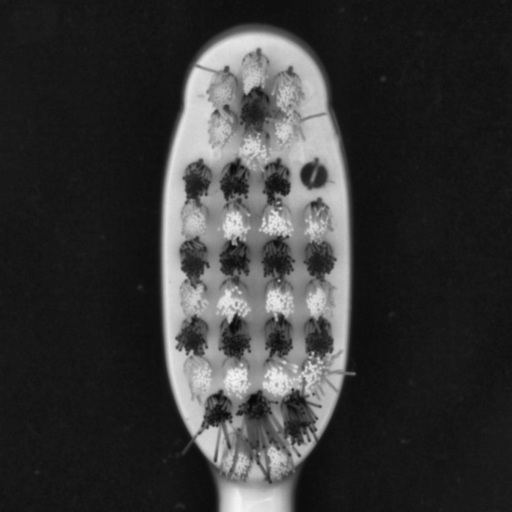
#> input picture split_dataset/train/defective/002.png, 1024 x 1024 px (shown at 1/2 size); its folder holds only this picture in this run
$ python main.py
#> lines starting #> are read from the running program, lines starting #| are printed output that depends on the picture; after the words box and inside, x2 and y2 are one past the last pixel; in counts of white or black regions, pixels touching at a corner belong together
### check_for_holes.py
import os
import cv2
import numpy as np


import cv2
import numpy as np


def check_for_holes(path):

#> called with path = 'split_dataset/train/defective/002.png'
    img = cv2.imread(path)
#> img is the input picture: shape (1024, 1024, 3); min 7, max 244, mean 55
    if img is None:
        return False, None, None

    gray = cv2.cvtColor(img, cv2.COLOR_BGR2GRAY)

    # ---------- 1. wykrycie główki szczoteczki ----------
    blur = cv2.GaussianBlur(gray,(21,21),0)

    _, head = cv2.threshold(blur,0,255,cv2.THRESH_BINARY+cv2.THRESH_OTSU)
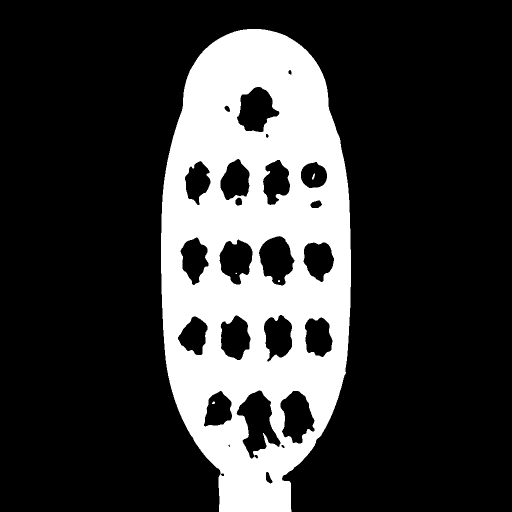
#> head: shape (1024, 1024) (shown at 1/2 size); 22.4% white; 5 white regions (2 under 20 px), largest, box (x1, y1, x2, y2) and area: (322, 58, 702, 1024) 234733, (624, 347, 630, 359) 40, (424, 803, 430, 808) 24

    kernel = cv2.getStructuringElement(cv2.MORPH_ELLIPSE,(31,31))
    head = cv2.morphologyEx(head,cv2.MORPH_CLOSE,kernel)
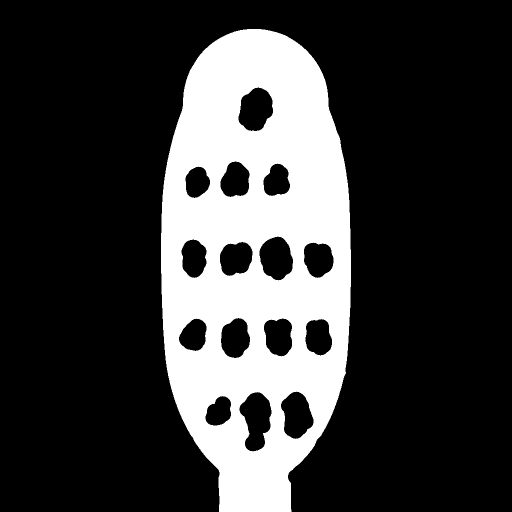
#> head: shape (1024, 1024) (shown at 1/2 size); 23.3% white; 1 white region

    contours,_ = cv2.findContours(head,cv2.RETR_EXTERNAL,cv2.CHAIN_APPROX_SIMPLE)
#> contours = 1 contour; box (x1, y1, x2, y2) and area: (322, 58, 702, 1024) 294183

    if len(contours) == 0:
        return False, head, img

    head_contour = max(contours, key=cv2.contourArea)
#> head_contour = contour of 709 points, box (x1, y1, x2, y2) (322, 58, 702, 1024), area 294183

    mask_head = np.zeros_like(gray)
    cv2.drawContours(mask_head,[head_contour],-1,255,-1)
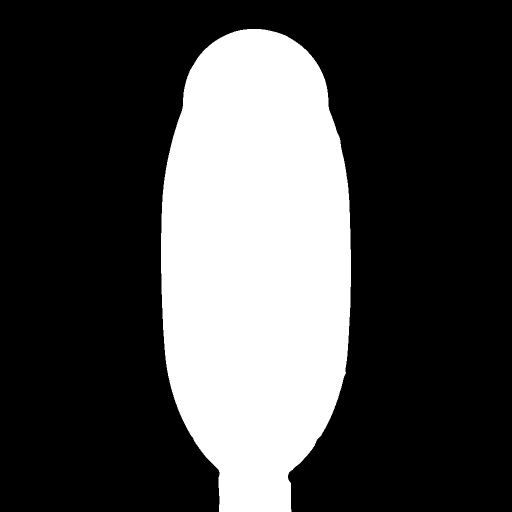
#> mask_head: shape (1024, 1024) (shown at 1/2 size); 28.2% white; 1 white region, box (x1, y1, x2, y2) and area: (322, 58, 702, 1024) 295283

    # ograniczamy analizę tylko do główki
    roi = cv2.bitwise_and(gray,gray,mask=mask_head)
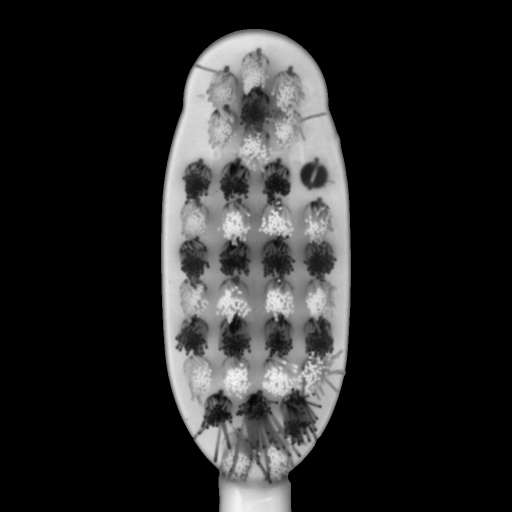
#> roi: shape (1024, 1024) (shown at 1/2 size); min 0, max 244, mean 39.5

    # ---------- 2. znajdowanie centrów pęczków ----------
    blur = cv2.GaussianBlur(roi,(11,11),0)

    kernel = cv2.getStructuringElement(cv2.MORPH_ELLIPSE,(21,21))
    local_max = cv2.dilate(blur,kernel)
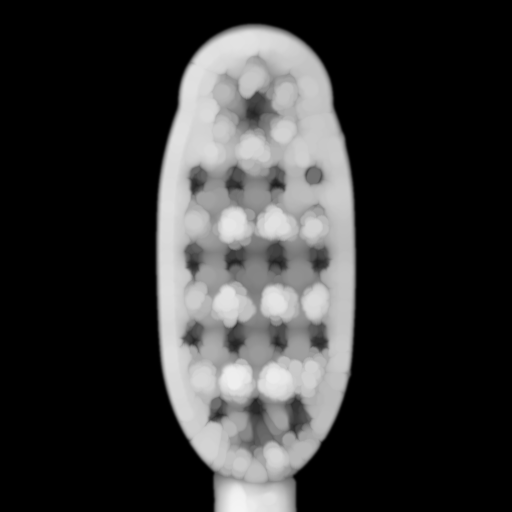
#> local_max: shape (1024, 1024) (shown at 1/2 size); min 0, max 244, mean 51.9

    peaks = (blur == local_max) & (blur > 120)
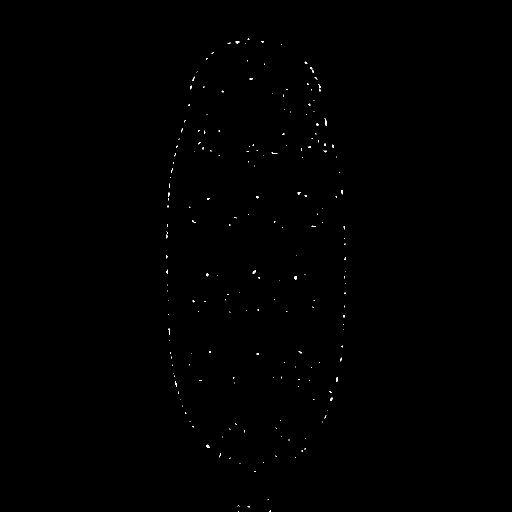
#> peaks: shape (1024, 1024) bool (shown at 1/2 size); 0.14% white in thin lines or dots, all inside (x1, y1, x2, y2) = (333, 77, 691, 1024)
    peaks = peaks.astype(np.uint8)*255

    peaks = cv2.morphologyEx(
        peaks,
        cv2.MORPH_OPEN,
        cv2.getStructuringElement(cv2.MORPH_ELLIPSE,(7,7))
    )
#> peaks: shape (1024, 1024); every value is 0

    contours,_ = cv2.findContours(peaks,cv2.RETR_EXTERNAL,cv2.CHAIN_APPROX_SIMPLE)
#> contours = []

    centers = []
    for c in contours:

        area = cv2.contourArea(c)
        if area < 50 or area > 2000:
            continue

        M = cv2.moments(c)
        if M["m00"] == 0:
            continue

        cx = int(M["m10"]/M["m00"])
        cy = int(M["m01"]/M["m00"])

        centers.append((cx,cy))
#> this loop made 0 passes
#> after the loop, centers = []

    # ---------- 3. sprawdzanie dziur ----------
    debug = img.copy()
    mask = peaks.copy()

    holes = 0

    for (x,y) in centers:

        r = 12
        patch = gray[y-r:y+r, x-r:x+r]

        if patch.size == 0:
            continue

        mean_val = np.mean(patch)

        if mean_val < 120:
            holes += 1
            cv2.circle(debug,(x,y),18,(0,0,255),2)
        else:
            cv2.circle(debug,(x,y),18,(0,255,0),1)
#> after the loop, holes = 0

    defect = holes > 0
#> defect = False

    return defect, mask, debug


# [29 lines left out: function main, not called in this run]


# [2 lines that do not run on import are left out]

### main.py
import cv2
import numpy as np
import os
from check_for_holes import check_for_holes
#from scripts.avs_detector import show_hole_detection

def main():
    '''
    Bierzemy zbiory walidacyjne

    iterujemy po zdjęciach
        1. Czy są włoski
        2. Czy są dziury
        3. Czy są obiekty dziwne

    pokazujemy każde zdjęcie z napisem czy jest OK czy NOT OK (ewentualnie błędy)

    liczymy confusion matrix i wskaźnik F1

    '''


    # for root, _, files in os.walk('split_dataset/val'):
    for root, _, files in os.walk('split_dataset/train/defective'):

        for f in files:

            if not f.lower().endswith('.png'):
                continue
            in_path = os.path.join(root, f)

            #show_hole_detection(in_path)

            defect = False

            defect, mask, debug = check_for_holes(in_path)
#> defect = False

            img = cv2.imread(in_path, cv2.IMREAD_GRAYSCALE)

            if img is None:
                continue

            text = "DEFECT" if defect else "OK"
#> text = 'OK'

            cv2.putText(img, text,(20,40),
                        cv2.FONT_HERSHEY_SIMPLEX,1,
                        (0,0,255) if defect else (0,255,0),2)
#> img: shape (1024, 1024)

            scale = 800 / img.shape[1]
#> scale = 0.781
            img = cv2.resize(img,None,fx=scale,fy=scale)
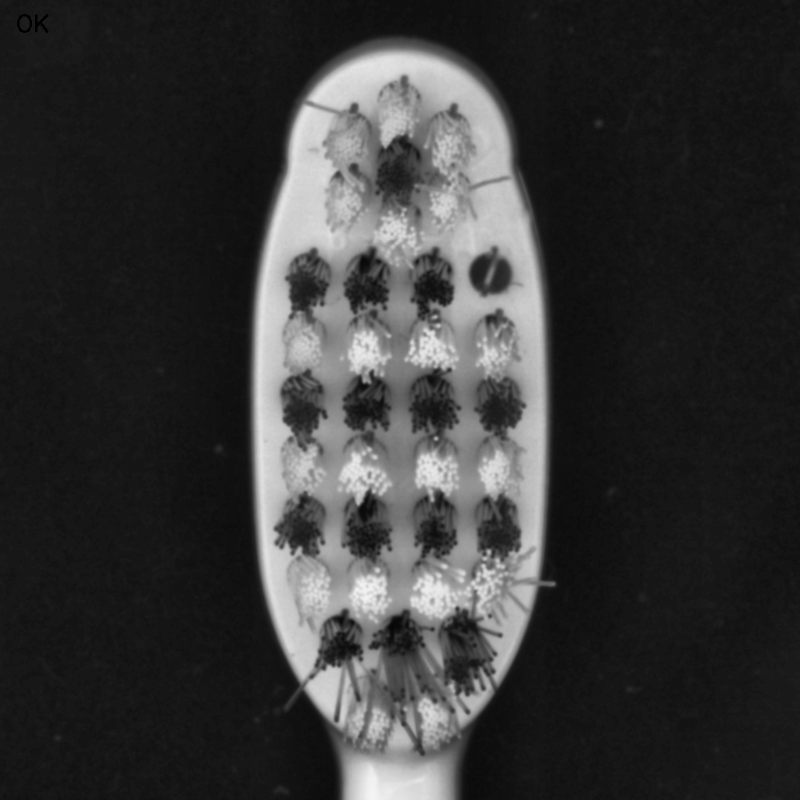
#> img: shape (800, 800); min 0, max 244, mean 55
            mask = cv2.resize(mask,None,fx=scale,fy=scale)
#> mask: shape (800, 800); every value is 0
            debug = cv2.resize(debug,None,fx=scale,fy=scale)

            cv2.imshow("result", img)
            cv2.imshow("mask", mask)
            cv2.imshow("debug contours", debug)

            if cv2.waitKey(0) == 27:
#> (key Esc is pressed here)
                break

            cv2.destroyAllWindows()


if __name__ == '__main__':
    main()

$ run again, on split_dataset/train/defective/012.png
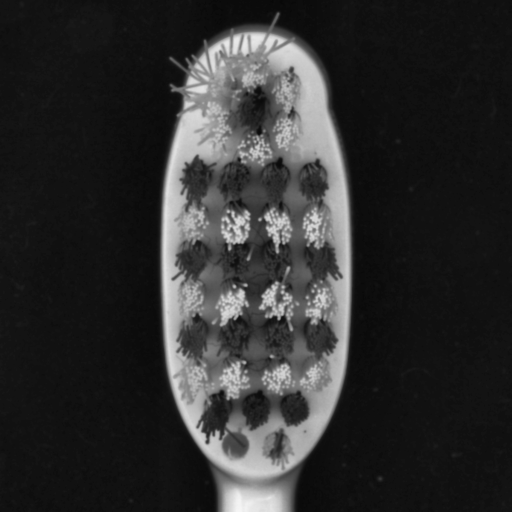
#> input picture split_dataset/train/defective/012.png, 1024 x 1024 px (shown at 1/2 size)
#> in check_for_holes, img is the input picture: shape (1024, 1024, 3); min 8, max 245, mean 46.6
#> in check_for_holes, `head = cv2.morphologyEx(head,cv2.MORPH_CLOSE,kernel)`:
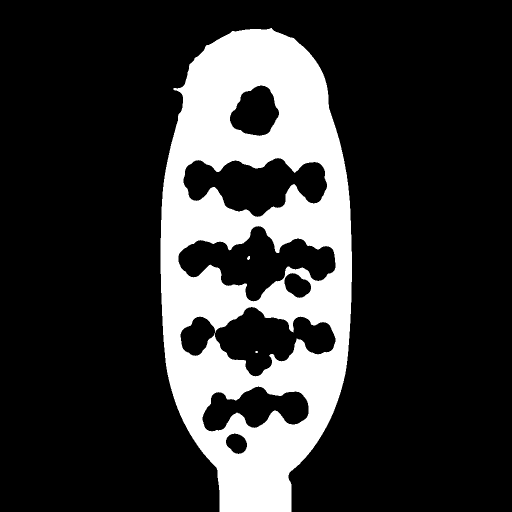
#> head: shape (1024, 1024) (shown at 1/2 size); 20.1% white; 3 white regions (1 under 20 px)
#> in check_for_holes, `contours,_ = cv2.findContours(head,cv2.RETR_EXTERNAL,cv2.CHAIN_APPROX_..`: contours = 1 contour; box (x1, y1, x2, y2) and area: (321, 56, 704, 1024) 296087
#> head_contour = contour of 713 points, box (x1, y1, x2, y2) (321, 56, 704, 1024), area 296087
#> mask_head: shape (1024, 1024); 28.3% white; 1 white region, box (x1, y1, x2, y2) and area: (321, 56, 704, 1024) 297203
#> in check_for_holes, `contours,_ = cv2.findContours(peaks,cv2.RETR_EXTERNAL,cv2.CHAIN_APPROX..`: contours = []
#> after the loop in check_for_holes, `for (x,y) in centers:`: holes = 0
#> in check_for_holes, `defect = holes > 0`: defect = False
#> text = 'OK'
#> in main, `img = cv2.resize(img,None,fx=scale,fy=scale)`:
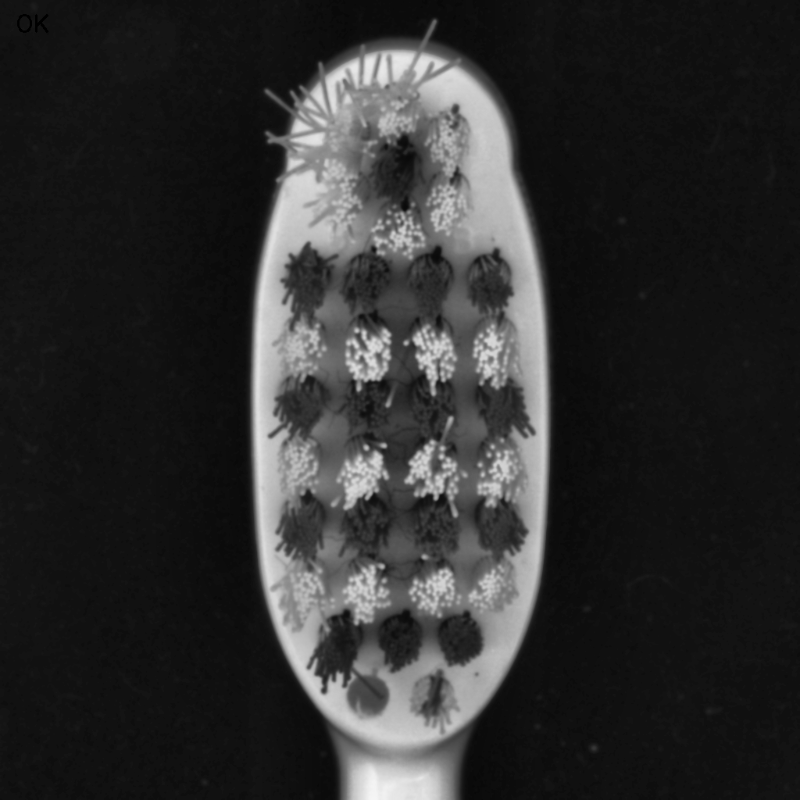
#> img: shape (800, 800); min 0, max 245, mean 46.5
#> mask: shape (800, 800); every value is 0

$ run again, on split_dataset/train/defective/013.png
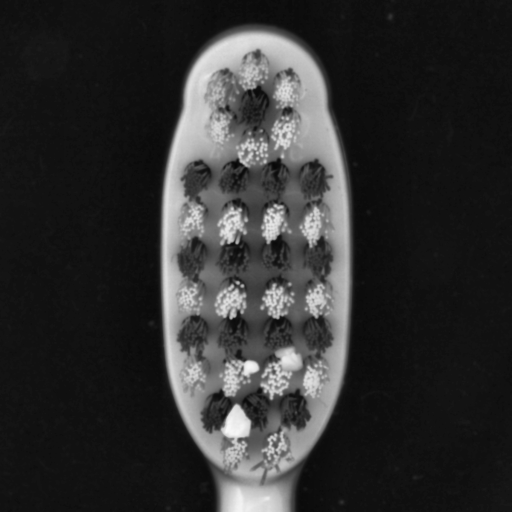
#> input picture split_dataset/train/defective/013.png, 1024 x 1024 px (shown at 1/2 size)
#> in check_for_holes, img is the input picture: shape (1024, 1024, 3); min 6, max 249, mean 47.7
#> in check_for_holes, `head = cv2.morphologyEx(head,cv2.MORPH_CLOSE,kernel)`:
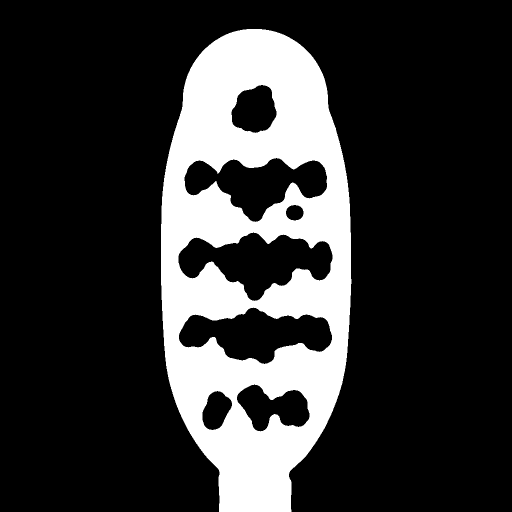
#> head: shape (1024, 1024) (shown at 1/2 size); 20.4% white; 1 white region
#> in check_for_holes, `contours,_ = cv2.findContours(head,cv2.RETR_EXTERNAL,cv2.CHAIN_APPROX_..`: contours = 1 contour; box (x1, y1, x2, y2) and area: (322, 58, 703, 1024) 294252
#> head_contour = contour of 710 points, box (x1, y1, x2, y2) (322, 58, 703, 1024), area 294252
#> mask_head: shape (1024, 1024); 28.2% white; 1 white region, box (x1, y1, x2, y2) and area: (322, 58, 703, 1024) 295351
#> in check_for_holes, `contours,_ = cv2.findContours(peaks,cv2.RETR_EXTERNAL,cv2.CHAIN_APPROX..`: contours = []
#> after the loop in check_for_holes, `for (x,y) in centers:`: holes = 0
#> in check_for_holes, `defect = holes > 0`: defect = False
#> text = 'OK'
#> in main, `img = cv2.resize(img,None,fx=scale,fy=scale)`:
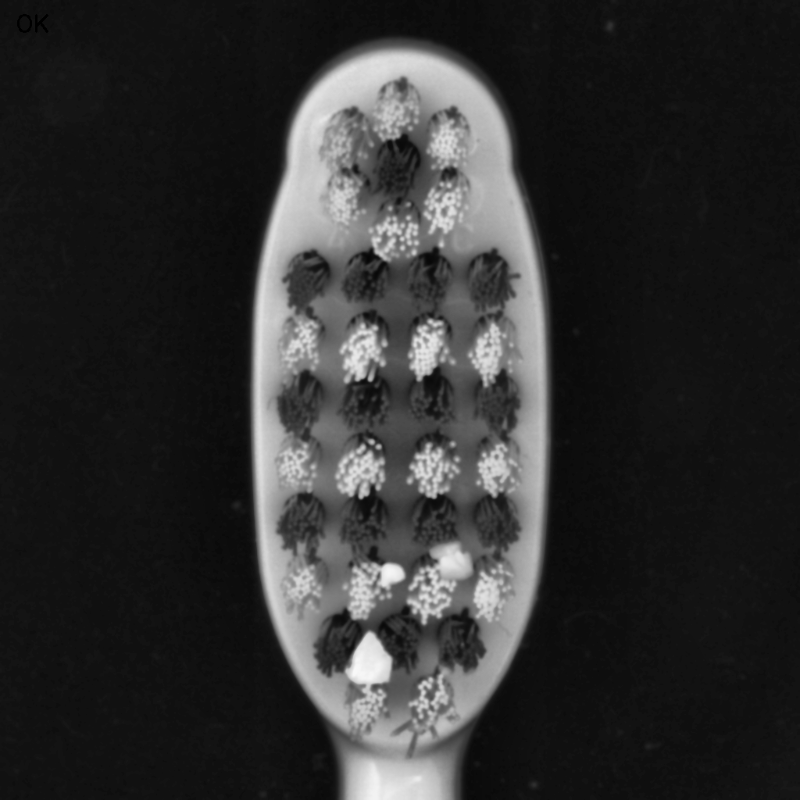
#> img: shape (800, 800); min 0, max 249, mean 47.7
#> mask: shape (800, 800); every value is 0
